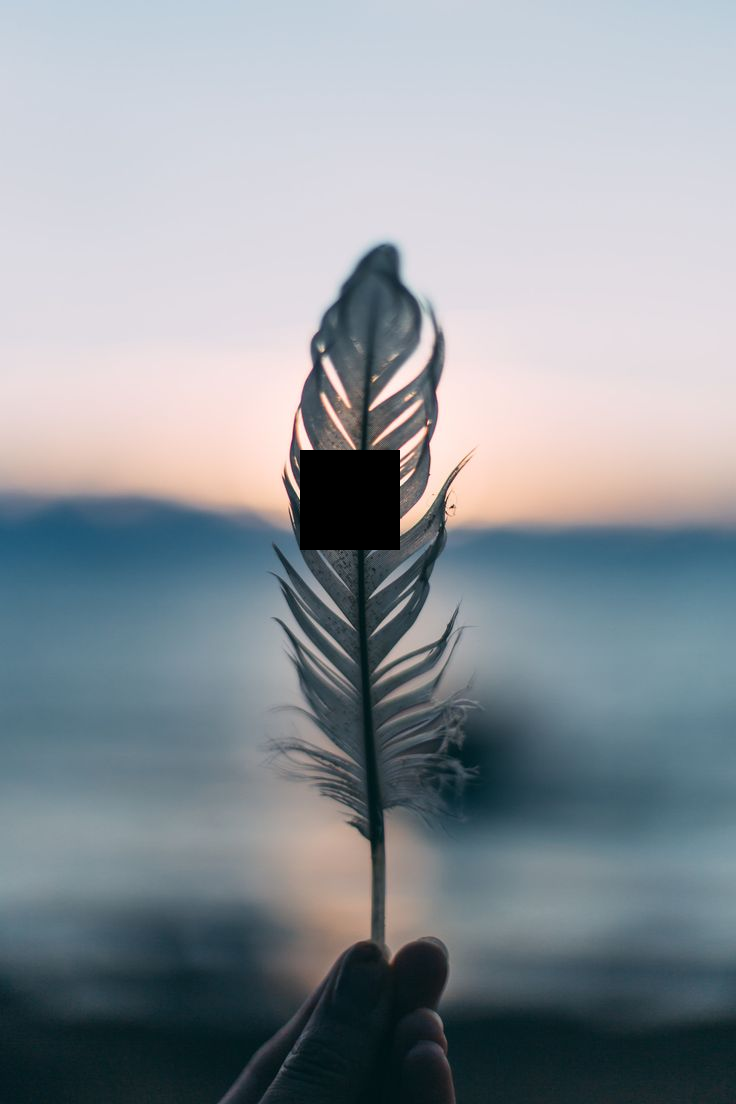
#> input picture IP-PRACTICAL/feather_damaged.png, 736 x 1104 px
$ python preferred_mask.py
#> lines starting #> are read from the running program, lines starting #| are printed output that depends on the picture; after the words box and inside, x2 and y2 are one past the last pixel; in counts of white or black regions, pixels touching at a corner belong together
import cv2
import numpy as np

# Read the damaged image
img = cv2.imread("feather_damaged.png")
#> img is the input picture: shape (1104, 736, 3); mean B, G, R 154.4, 147.8, 139.9

if img is None:
    raise FileNotFoundError("feather_damaged.png not found!")

# Get image dimensions
height, width = img.shape[:2]
#> height = 1104; width = 736

# Create a completely black mask
mask = np.zeros((height, width), dtype=np.uint8)

# ------------------------------------------------
# Mark the damaged area as WHITE
# ------------------------------------------------
# Change these coordinates according to your damage
mask[450:550, 300:400] = 255

# Save the predefined mask
cv2.imwrite("feather_mask.png", mask)
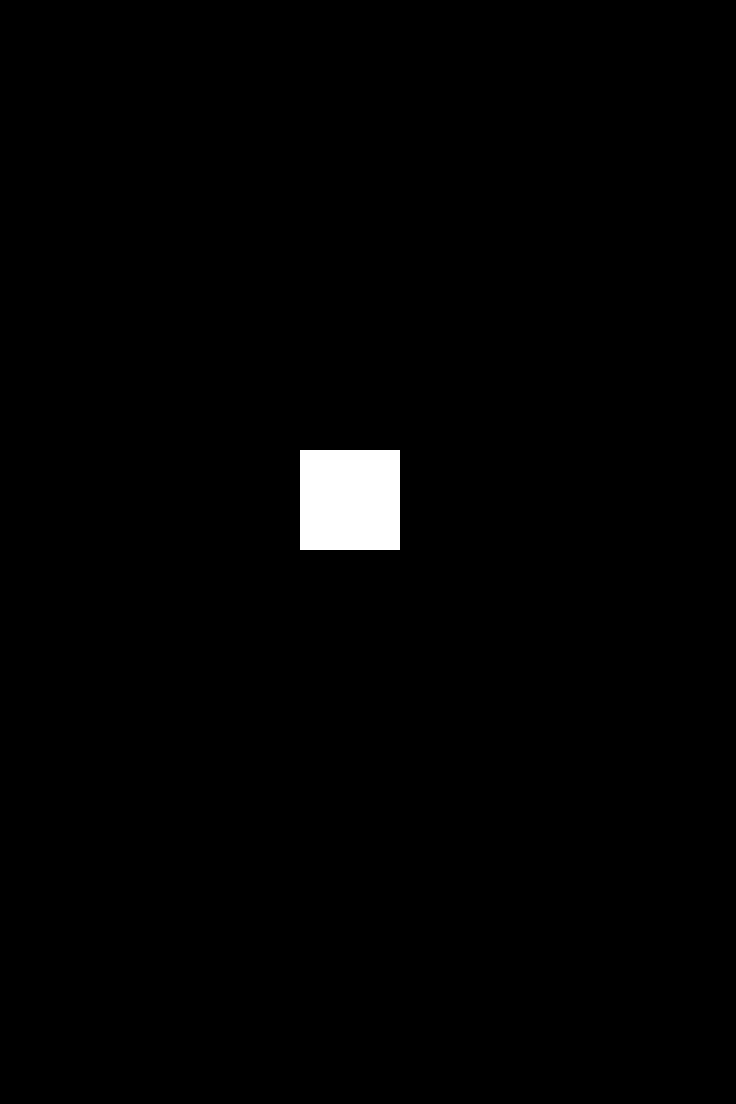
#> saved as feather_mask.png: shape (1104, 736); 1.2% white; 1 white region, box (x1, y1, x2, y2) and area: (300, 450, 400, 550) 10000

# Display the mask
cv2.imshow("Predefined Mask", mask)

cv2.waitKey(0)
cv2.destroyAllWindows()
